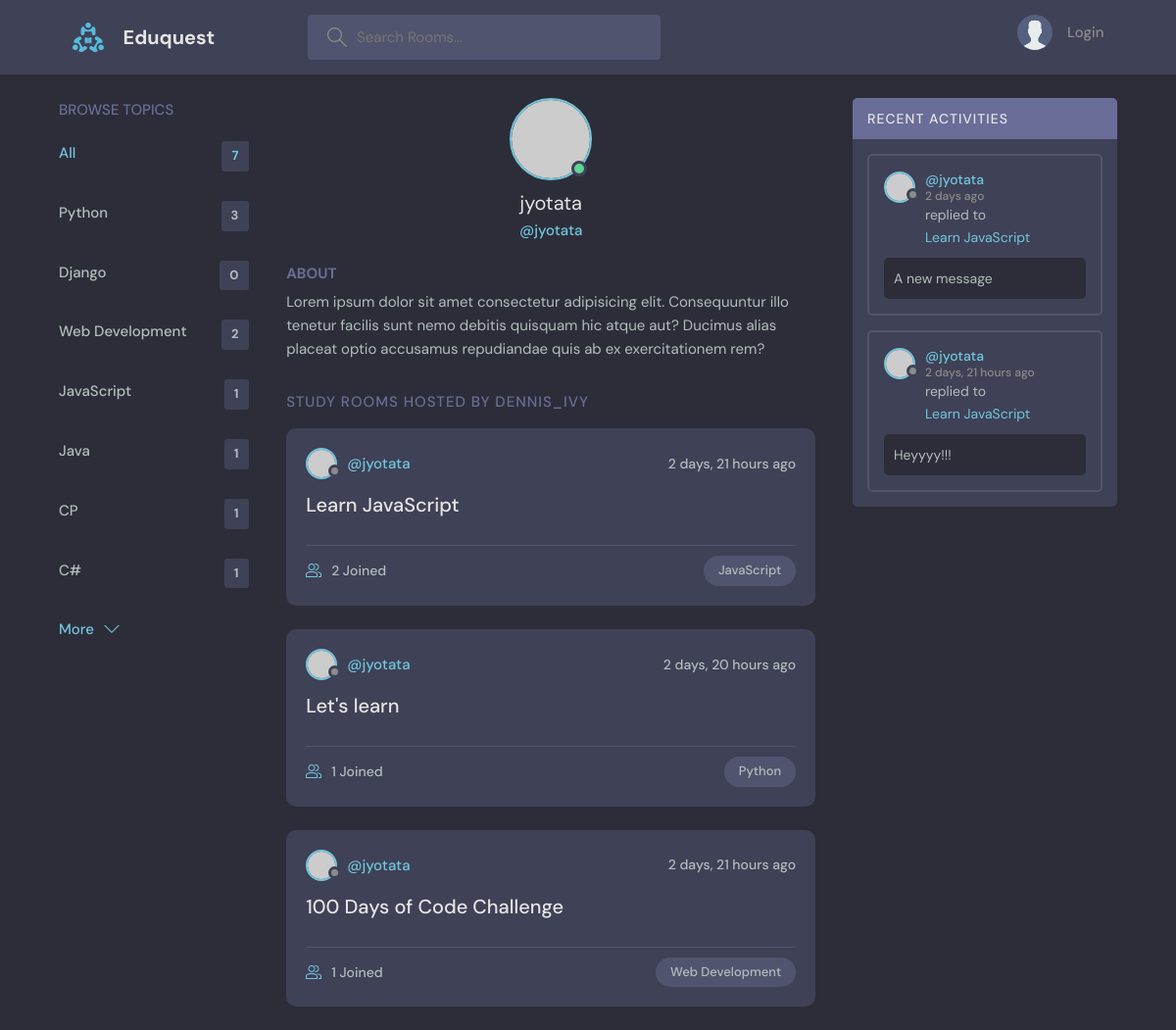
The app's page /profile/1 with its own data.
### base/models.py (models this page shows, shortened)
class Topic(models.Model):
    name = models.CharField(max_length=200)

class Room(models.Model):
    host = models.ForeignKey(User, on_delete=models.SET_NULL, null=True)
    topic = models.ForeignKey(Topic, on_delete=models.SET_NULL, null=True)
    name = models.CharField(max_length=200)
    description = models.TextField(null=True, blank=True) #allowing a value to be empty/null
    participants = models.ManyToManyField(User, related_name='participants', blank=True) # many to many relationship between Room and User
    updated = models.DateTimeField(auto_now=True)
    created = models.DateTimeField(auto_now_add=True)
    class Meta:
        ordering = ['-updated', '-created']
    def __str__(self):
        return self.name

class Message(models.Model):
    user = models.ForeignKey(User, on_delete=models.CASCADE)
    room = models.ForeignKey(Room, on_delete=models.CASCADE)
    body = models.TextField()
    updated = models.DateTimeField(auto_now=True)
    created = models.DateTimeField(auto_now_add=True)
    class Meta:
        ordering = ['-updated', '-created']
    def __str__(self):
        return self.body[0:50] #previews only he first 50 characters of the description

### base/views.py (the view)
# urls.py: path('profile/<str:pk>', views.userProfile, name="user-profile"),
def userProfile(request, pk):
    user = User.objects.get(id=pk)
    rooms = user.room_set.all()
    room_messages = user.message_set.all()
    topics = Topic.objects.all()
    context = {'user': user,
               'rooms': rooms,
               'topics': topics,
               'room_messages': room_messages,
               }
    return render(request, 'base/profile.html', context)

### base/templates/base/profile.html (shortened to what this page needs)
{% extends 'main.html' %}
{% block content %}
<main class="profile-page layout layout--3">
    <div class="container">
        {% include 'base/topic_component.html' %}
        <div class="roomList">
            <div class="profile">
                <div class="profile__avatar">
                    <div class="avatar avatar--large active">
                        <img src="https://randomuser.me/api/portraits/men/11.jpg" />
                    </div>
                </div>
                <div class="profile__info">
                    <h3>{{user.username}}</h3>
                    <p>@{{user.username}}</p>
                </div>
                <div class="profile__about">
                    <h3>About</h3>
                    <p>
                        Lorem ipsum dolor sit amet consectetur adipisicing elit. Consequuntur illo tenetur
                        facilis sunt nemo debitis quisquam hic atque aut? Ducimus alias placeat optio
                        accusamus repudiandae quis ab ex exercitationem rem?
                    </p>
                </div>
            </div>
            <div class="roomList__header">
                <div>
                    <h2>
                        Study Rooms Hosted by dennis_ivy</a>
                    </h2>
                </div>
            </div>
            {% include 'base/feed_component.html' %}
        </div>
        {% include 'base/activity_component.html' %}
    </div>
</main>
{% endblock %}

### templates/main.html (shortened to what this page needs)
<!DOCTYPE html>
{% load static %}
<html lang="en">
<head>
    <link rel="stylesheet" href="{% static 'styles/style.css' %}" />
</head>
<body>
    {% include 'navbar.html' %}
    {% block content %}
    {%  endblock %}
</body>
</html>

### templates/navbar.html (shortened to what this page needs)
{% load static %}
<header class="header header--loggedIn">
    <div class="container">
        <a href="{% url 'home' %}" class="header__logo">
            <img src="{% static 'images/logo.svg' %}" />
            <h1>Eduquest</h1>
        </a>
        <form class="header__search" method="get" action="{% url 'home' %}">
            <label>
                <input name="q" placeholder="Search Rooms..." />
            </label>
        </form>
        <nav class="header__menu">
            {% if request.user.is_authenticated %}
            <div class="header__user">
                <a href="{% url 'user-profile' request.user.id %}">
                    <div class="avatar avatar--medium active">
                        <img src="https://randomuser.me/api/portraits/men/37.jpg" />
                    </div>
                    <p>{{request.user.username}} <span>@{{request.user.username}}</span></p>
                </a>
                <button class="dropdown-button">
                    <svg version="1.1" xmlns="http://www.w3.org/2000/svg" width="32" height="32" viewBox="0 0 32 32">
                        <title>chevron-down</title>
                        <path d="M16 21l-13-13h-3l16 16 16-16h-3l-13 13z"></path>
                    </svg>
                </button>
            </div>
            {% else %}
            <a href="{% url 'login' %}">
                <img src="{% static 'images/avatar.svg' %}" />
                <p>Login</p>
            </a>
            {% endif %}
        </nav>
    </div>
</header>
    {% load static %}

### base/templates/base/topic_component.html
<div class="topics">
    <div class="topics__header">
        <h2>Browse Topics</h2>
    </div>
    <ul class="topics__list">
        <li>
            <a href="{% url 'home' %}" class="active">All <span>{{topics.count}}</span></a>
        </li>
        {% for topic in topics %}
        <li>
            <a href="{% url 'home' %}?q={{topic.name}}">
               {{topic.name}} <span>{{topic.room_set.all.count}}</span>
            </a>
        </li>
        {% endfor %}
    </ul>
    <a class="btn btn--link" href="{% url 'topics' %}">
        More
        <svg version="1.1" xmlns="http://www.w3.org/2000/svg" width="32" height="32" viewBox="0 0 32 32">
            <title>chevron-down</title>
            <path d="M16 21l-13-13h-3l16 16 16-16h-3l-13 13z"></path>
        </svg>
    </a>
</div>

### base/templates/base/feed_component.html (shortened to what this page needs)
{% for room in rooms %}
<div class="roomListRoom">
    <div class="roomListRoom__header">
        <a href="{% url 'user-profile' room.host.id %}" class="roomListRoom__author">
            <div class="avatar avatar--small">
                <img src="https://randomuser.me/api/portraits/women/11.jpg" />
            </div>
            <span>@{{room.host.username}}</span>
        </a>
        <div class="roomListRoom__actions">
            <span>{{room.created|timesince}} ago</span>
        </div>
    </div>
    <div class="roomListRoom__content">
        <a href="{% url 'room' room.id %}">{{room.name}}</a>
    </div>
    <div class="roomListRoom__meta">
        <a href="{% url 'room' room.id %}" class="roomListRoom__joined">
            {{room.participants.all.count}} Joined
        </a>
        <p class="roomListRoom__topic">{{room.topic.name}}</p>
    </div>
</div>
{% endfor %}

### base/templates/base/activity_component.html (shortened to what this page needs)
<div class="activities">
    <div class="activities__header">
        <h2>Recent Activities</h2>
    </div>
    {% for message in room_messages %}
    <div class="activities__box">
        <div class="activities__boxHeader roomListRoom__header">
            <a href="{% url 'user-profile' message.user.id %}" class="roomListRoom__author">
                <div class="avatar avatar--small">
                    <img src="https://randomuser.me/api/portraits/women/11.jpg" />
                </div>
                <p>
                    @{{message.user}}
                    <span>{{message.created|timesince}} ago</span>
                </p>
            </a>
        </div>
        <div class="activities__boxContent">
            <p>replied to <a href="{% url 'room' message.room.id %}">{{message.room}}</a></p>
            <div class="activities__boxRoomContent">
                {{message}}
            </div>
        </div>
    </div>
    {% endfor %}
</div>

### records on screen
Topic: name "Python", room_set.all.count "3"
Topic: name "Django", room_set.all.count "0"
Topic: name "Web Development", room_set.all.count "2"
Topic: name "JavaScript", room_set.all.count "1"
Topic: name "Java", room_set.all.count "1"
Topic: name "CP", room_set.all.count "1"
Topic: name "C#", room_set.all.count "1"
Room: host.username "jyotata", created "2 days, 21 hours", name "Learn JavaScript", participants.all.count "2", topic.name "JavaScript"
Room: host.username "jyotata", created "2 days, 20 hours", name "Let's learn", participants.all.count "1", topic.name "Python"
Room: host.username "jyotata", created "2 days, 21 hours", name "100 Days of Code Challenge", participants.all.count "1", topic.name "Web Development"
Message: user "jyotata", created "2 days", room "Learn JavaScript", body "A new message"
Message: user "jyotata", created "2 days, 21 hours", room "Learn JavaScript", body "Heyyyy!!!"

### other values on screen
{{ topics.count }} "7"
{{ user.username }} "jyotata"
